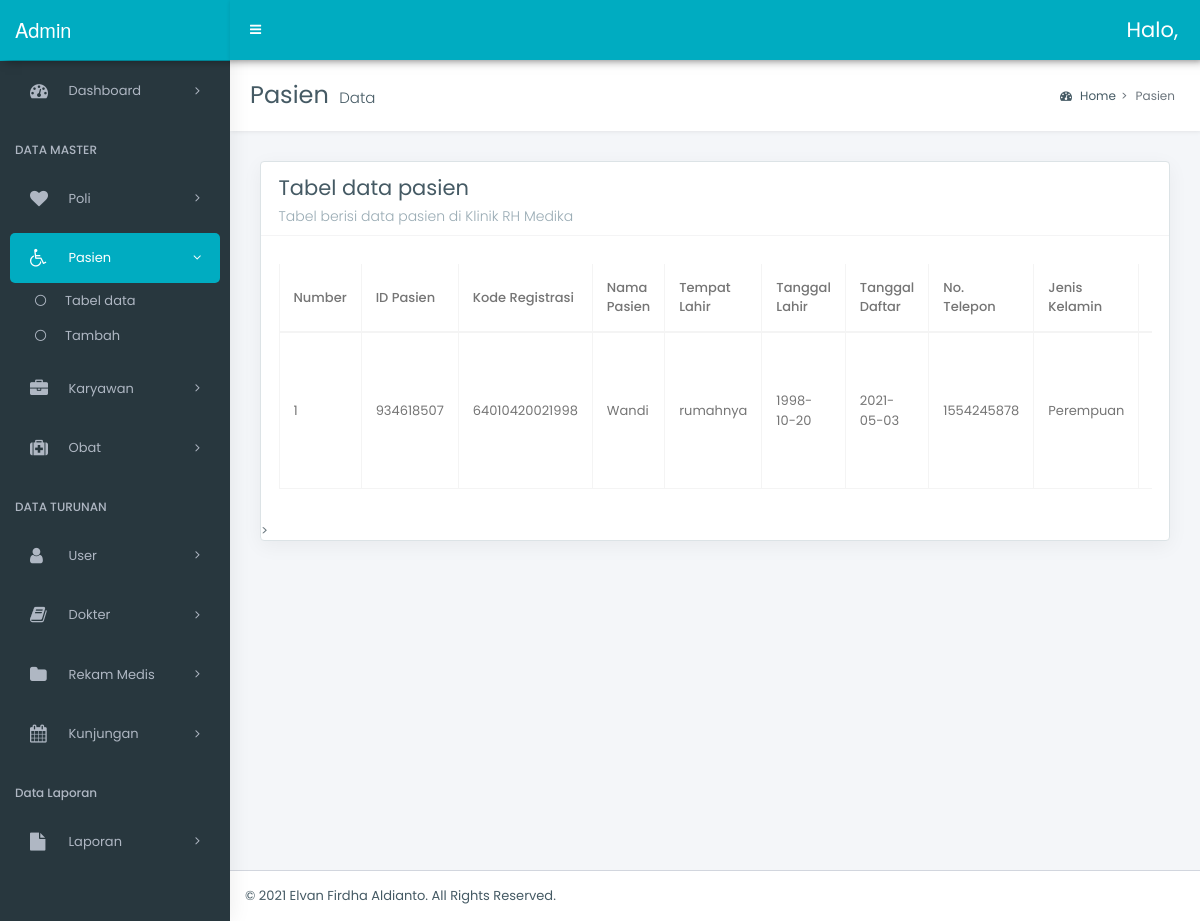
The app's page /admin/pasien/data.php, older data.
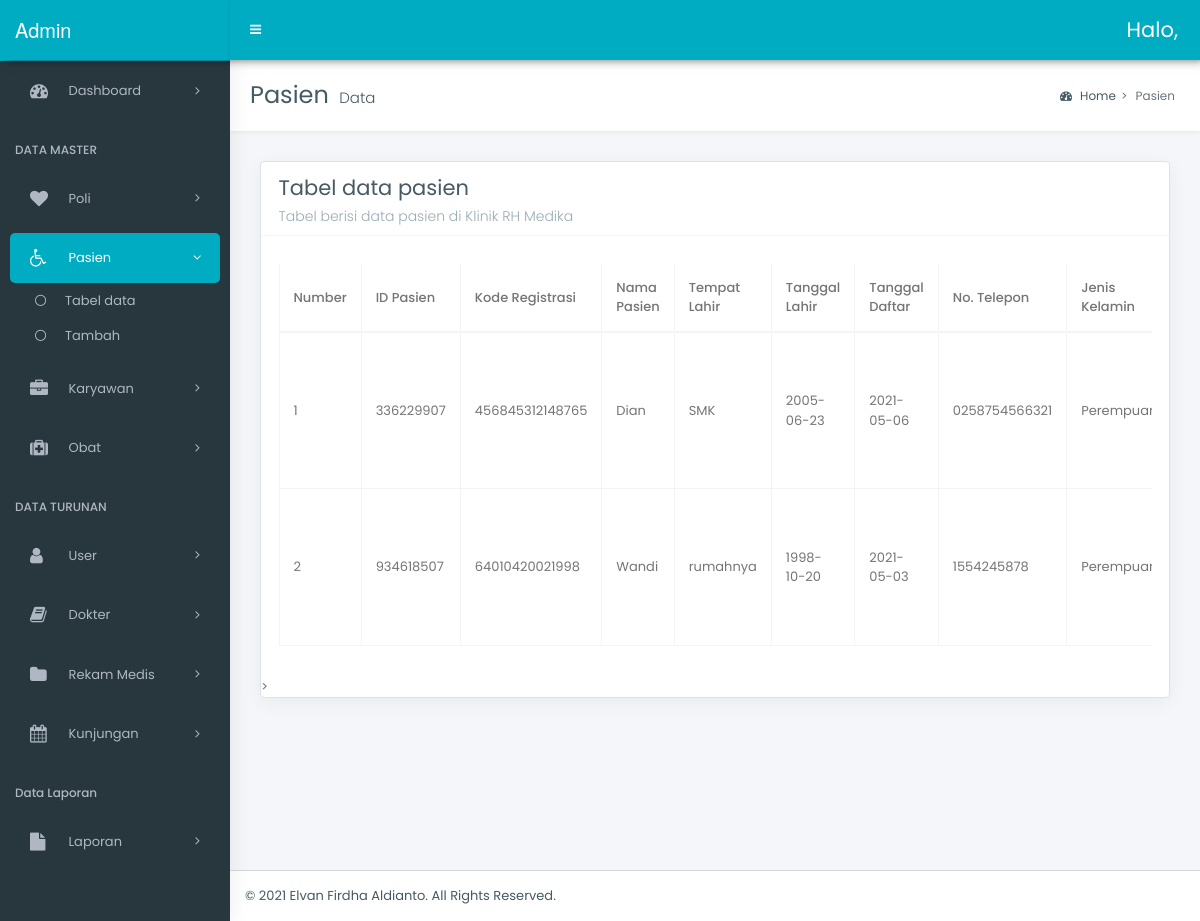
The same page, newer data.
### tables this page shows
CREATE TABLE `pasien` (
  `id_pasien` int(9) NOT NULL,
  `nm_pasien` varchar(50) NOT NULL,
  `kd_registrasi` text NOT NULL,
  `jen_kelamin` enum('1','2') NOT NULL,
  `jalur` enum('1','2','3','4') NOT NULL,
  `alamatp` text NOT NULL,
  `tempat_lahirp` varchar(20) NOT NULL,
  `tgl_lahirp` date NOT NULL,
  `telp_pasien` varchar(13) NOT NULL,
  `tgl_daftar` date NOT NULL
);

### admin/pasien/data.php (the view, shortened to what this page needs)
<?php require_once '../../config/connect.php'; ?>
<!DOCTYPE html>
<html lang="en">
<head>
    <link rel="stylesheet" href="../../style/bootstrap.min.css">
    <link rel="stylesheet" href="../../style/bootstrap-extend.css">
    <link rel="stylesheet" href="../../style/master_style.css">
    <link rel="stylesheet" href="../../style/_all-skins.css">
    <link rel="stylesheet" href="../../assets/datatable/datatables.min.css">
</head>
<body class="hold-transition skin-green sidebar-mini">
    <div class="wrapper">
        <?php include_once('navbar.php'); ?>
        <?php include_once('sidebar.php'); ?>
        <div class="content-wrapper">
            <section class="content-header">
                <h1>
                    Pasien
                    <small>Data</small>
                </h1>
                <ol class="breadcrumb">
                    <li class="breadcrumb-item"><a href="#"><i class="fa fa-dashboard"></i> Home</a></li>
                    <li class="breadcrumb-item active">Pasien</li>
                </ol>
            </section>
            <section class="content">
                <div class="row">
                    <div class="col-12">
                        <div class="box">
                            <div class="box-header with-border">
                                <h3 class="box-title">Tabel data pasien</h3>
                                <h6 class="box-subtitle">Tabel berisi data pasien di Klinik RH Medika</h6>
                            </div>
                            <div class="box-body">
                                <div class="table-responsive">
                                    <table id="example6" class="table table-bordered table-hover display nowrap margin-top-10 w-p100">
                                        <thead>
                                            <tr>
                                                <th>Number</th>
                                                <th>ID Pasien</th>
                                                <th>Kode Registrasi</th>
                                                <th>Nama Pasien</th>
                                                <th>Tempat Lahir</th>
                                                <th>Tanggal Lahir</th>
                                                <th>Tanggal Daftar</th>
                                                <th>No. Telepon</th>
                                                <th>Jenis Kelamin</th>
                                                <th>Jalur</th>
                                            </tr>
                                        </thead>
                                        <tbody>
                                            <?php
                                            $q = $connect->query("SELECT * FROM pasien");
                                            $no = 1;
                                            foreach ($q as $dpa) :
                                            ?>
                                                <tr>
                                                    <td><?= $no ?></td>
                                                    <td><?= $dpa['id_pasien'] ?></td>
                                                    <td><?= $dpa['kd_registrasi'] ?></td>
                                                    <td><?= $dpa['nm_pasien'] ?></td>
                                                    <td><?= $dpa['tempat_lahirp'] ?></td>
                                                    <td><?= $dpa['tgl_lahirp'] ?></td>
                                                    <td><?= $dpa['tgl_daftar'] ?></td>
                                                    <td><?= $dpa['telp_pasien'] ?></td>
                                                    <td>
                                                        <?php
                                                        if ($dpa['jen_kelamin'] == '2') {
                                                            echo "Laki-laki";
                                                        } else {
                                                            echo "Perempuan";
                                                        }
                                                        ?>
                                                    </td>
                                                    <td>
                                                    </td>
                                                </tr>
                                            <?php
                                                $no++;
                                            endforeach; ?>
                                        </tbody>
                                    </table>
                                </div>
                            </div>>
                        </div>
                    </div>
                </div>
            </section>
        </div>
        <footer class="main-footer">
            &copy; 2021 <a href="">Elvan Firdha Aldianto</a>. All Rights Reserved.
        </footer>
    </div>
</body>
</html>

Row changes from the older to the newer data that the page shows:
added pasien: id_pasien "336229907", kd_registrasi "456845312148765", nm_pasien "Dian", tempat_lahirp "SMK", tgl_lahirp "2005-06-23", tgl_daftar "2021-05-06", telp_pasien "0258754566321", jen_kelamin "Perempuan"
